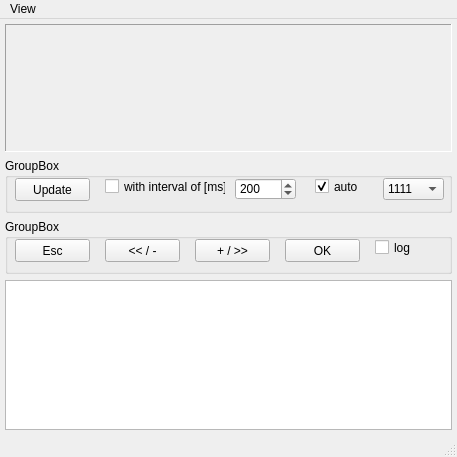
<?xml version="1.0" encoding="UTF-8"?>
<ui version="4.0">
 <class>MainWindow</class>
 <widget class="QMainWindow" name="MainWindow">
  <property name="geometry">
   <rect>
    <x>0</x>
    <y>0</y>
    <width>457</width>
    <height>457</height>
   </rect>
  </property>
  <property name="sizePolicy">
   <sizepolicy hsizetype="Preferred" vsizetype="Preferred">
    <horstretch>0</horstretch>
    <verstretch>0</verstretch>
   </sizepolicy>
  </property>
  <property name="minimumSize">
   <size>
    <width>0</width>
    <height>0</height>
   </size>
  </property>
  <property name="windowTitle">
   <string>MainWindow</string>
  </property>
  <widget class="QWidget" name="centralWidget">
   <property name="sizePolicy">
    <sizepolicy hsizetype="Minimum" vsizetype="Minimum">
     <horstretch>0</horstretch>
     <verstretch>0</verstretch>
    </sizepolicy>
   </property>
   <property name="minimumSize">
    <size>
     <width>0</width>
     <height>0</height>
    </size>
   </property>
   <layout class="QVBoxLayout" name="verticalLayout" stretch="0,0,0,0">
    <property name="sizeConstraint">
     <enum>QLayout::SetMaximumSize</enum>
    </property>
    <property name="margin">
     <number>5</number>
    </property>
    <item>
     <layout class="QHBoxLayout" name="horizontalLayout">
      <property name="spacing">
       <number>20</number>
      </property>
      <property name="sizeConstraint">
       <enum>QLayout::SetMinimumSize</enum>
      </property>
      <item>
       <widget class="PixelDisplay" name="PixelDisplay1">
        <property name="sizePolicy">
         <sizepolicy hsizetype="Minimum" vsizetype="Minimum">
          <horstretch>0</horstretch>
          <verstretch>0</verstretch>
         </sizepolicy>
        </property>
        <property name="minimumSize">
         <size>
          <width>50</width>
          <height>50</height>
         </size>
        </property>
        <property name="frameShape">
         <enum>QFrame::Panel</enum>
        </property>
        <property name="frameShadow">
         <enum>QFrame::Sunken</enum>
        </property>
       </widget>
      </item>
     </layout>
    </item>
    <item>
     <widget class="QGroupBox" name="groupBox">
      <property name="sizePolicy">
       <sizepolicy hsizetype="Expanding" vsizetype="Fixed">
        <horstretch>0</horstretch>
        <verstretch>0</verstretch>
       </sizepolicy>
      </property>
      <property name="minimumSize">
       <size>
        <width>0</width>
        <height>55</height>
       </size>
      </property>
      <property name="focusPolicy">
       <enum>Qt::NoFocus</enum>
      </property>
      <property name="title">
       <string>GroupBox</string>
      </property>
      <widget class="QPushButton" name="updateButton">
       <property name="geometry">
        <rect>
         <x>10</x>
         <y>20</y>
         <width>75</width>
         <height>23</height>
        </rect>
       </property>
       <property name="sizePolicy">
        <sizepolicy hsizetype="Fixed" vsizetype="Fixed">
         <horstretch>0</horstretch>
         <verstretch>0</verstretch>
        </sizepolicy>
       </property>
       <property name="text">
        <string>Update</string>
       </property>
      </widget>
      <widget class="QCheckBox" name="updateCheckBox">
       <property name="geometry">
        <rect>
         <x>100</x>
         <y>20</y>
         <width>121</width>
         <height>17</height>
        </rect>
       </property>
       <property name="text">
        <string>with interval of [ms]:</string>
       </property>
      </widget>
      <widget class="QSpinBox" name="updateSpinBox">
       <property name="geometry">
        <rect>
         <x>230</x>
         <y>20</y>
         <width>61</width>
         <height>22</height>
        </rect>
       </property>
       <property name="minimum">
        <number>10</number>
       </property>
       <property name="maximum">
        <number>10000</number>
       </property>
       <property name="singleStep">
        <number>10</number>
       </property>
       <property name="value">
        <number>200</number>
       </property>
      </widget>
      <widget class="QCheckBox" name="checkBox_updMode">
       <property name="geometry">
        <rect>
         <x>310</x>
         <y>20</y>
         <width>70</width>
         <height>17</height>
        </rect>
       </property>
       <property name="text">
        <string>auto</string>
       </property>
       <property name="checked">
        <bool>true</bool>
       </property>
      </widget>
      <widget class="QComboBox" name="comboBox">
       <property name="geometry">
        <rect>
         <x>378</x>
         <y>20</y>
         <width>61</width>
         <height>22</height>
        </rect>
       </property>
       <item>
        <property name="text">
         <string>1111</string>
        </property>
       </item>
       <item>
        <property name="text">
         <string>22222</string>
        </property>
       </item>
       <item>
        <property name="text">
         <string>33333</string>
        </property>
       </item>
       <item>
        <property name="text">
         <string>44444</string>
        </property>
       </item>
       <item>
        <property name="text">
         <string>55555</string>
        </property>
       </item>
      </widget>
     </widget>
    </item>
    <item>
     <widget class="QGroupBox" name="groupBox_2">
      <property name="sizePolicy">
       <sizepolicy hsizetype="Expanding" vsizetype="Fixed">
        <horstretch>0</horstretch>
        <verstretch>0</verstretch>
       </sizepolicy>
      </property>
      <property name="minimumSize">
       <size>
        <width>400</width>
        <height>55</height>
       </size>
      </property>
      <property name="title">
       <string>GroupBox</string>
      </property>
      <widget class="QPushButton" name="pushButton_esc">
       <property name="geometry">
        <rect>
         <x>10</x>
         <y>20</y>
         <width>75</width>
         <height>23</height>
        </rect>
       </property>
       <property name="sizePolicy">
        <sizepolicy hsizetype="Fixed" vsizetype="Fixed">
         <horstretch>0</horstretch>
         <verstretch>0</verstretch>
        </sizepolicy>
       </property>
       <property name="text">
        <string>Esc</string>
       </property>
       <property name="flat">
        <bool>false</bool>
       </property>
      </widget>
      <widget class="QPushButton" name="pushButton_left">
       <property name="geometry">
        <rect>
         <x>100</x>
         <y>20</y>
         <width>75</width>
         <height>23</height>
        </rect>
       </property>
       <property name="text">
        <string>&lt;&lt; / -</string>
       </property>
      </widget>
      <widget class="QPushButton" name="pushButton_right">
       <property name="geometry">
        <rect>
         <x>190</x>
         <y>20</y>
         <width>75</width>
         <height>23</height>
        </rect>
       </property>
       <property name="text">
        <string>+ / &gt;&gt;</string>
       </property>
      </widget>
      <widget class="QPushButton" name="pushButton_ok">
       <property name="geometry">
        <rect>
         <x>280</x>
         <y>20</y>
         <width>75</width>
         <height>23</height>
        </rect>
       </property>
       <property name="text">
        <string>OK</string>
       </property>
      </widget>
      <widget class="QCheckBox" name="checkBox_logEnable">
       <property name="geometry">
        <rect>
         <x>370</x>
         <y>20</y>
         <width>70</width>
         <height>17</height>
        </rect>
       </property>
       <property name="text">
        <string>log</string>
       </property>
      </widget>
     </widget>
    </item>
    <item>
     <widget class="QTextEdit" name="textEdit">
      <property name="enabled">
       <bool>true</bool>
      </property>
      <property name="sizePolicy">
       <sizepolicy hsizetype="Expanding" vsizetype="Fixed">
        <horstretch>0</horstretch>
        <verstretch>0</verstretch>
       </sizepolicy>
      </property>
      <property name="minimumSize">
       <size>
        <width>100</width>
        <height>100</height>
       </size>
      </property>
      <property name="maximumSize">
       <size>
        <width>16777215</width>
        <height>150</height>
       </size>
      </property>
      <property name="font">
       <font>
        <family>Courier New</family>
        <pointsize>8</pointsize>
       </font>
      </property>
      <property name="focusPolicy">
       <enum>Qt::ClickFocus</enum>
      </property>
     </widget>
    </item>
   </layout>
  </widget>
  <widget class="QMenuBar" name="menuBar">
   <property name="geometry">
    <rect>
     <x>0</x>
     <y>0</y>
     <width>457</width>
     <height>20</height>
    </rect>
   </property>
   <widget class="QMenu" name="menuView">
    <property name="title">
     <string>View</string>
    </property>
    <addaction name="actionX1"/>
    <addaction name="actionX2"/>
    <addaction name="actionX3"/>
    <addaction name="actionX4"/>
    <addaction name="actionX5"/>
   </widget>
   <addaction name="menuView"/>
  </widget>
  <widget class="QStatusBar" name="statusBar"/>
  <action name="actionX1">
   <property name="text">
    <string>x1</string>
   </property>
  </action>
  <action name="actionX2">
   <property name="text">
    <string>x2</string>
   </property>
   <property name="autoRepeat">
    <bool>true</bool>
   </property>
  </action>
  <action name="actionX3">
   <property name="text">
    <string>x3</string>
   </property>
  </action>
  <action name="actionX4">
   <property name="text">
    <string>x4</string>
   </property>
  </action>
  <action name="actionX5">
   <property name="checkable">
    <bool>false</bool>
   </property>
   <property name="text">
    <string>x5</string>
   </property>
  </action>
 </widget>
 <layoutdefault spacing="6" margin="11"/>
 <customwidgets>
  <customwidget>
   <class>PixelDisplay</class>
   <extends>QFrame</extends>
   <header>pixeldisplay.h</header>
   <container>1</container>
  </customwidget>
 </customwidgets>
 <resources/>
 <connections/>
</ui>
